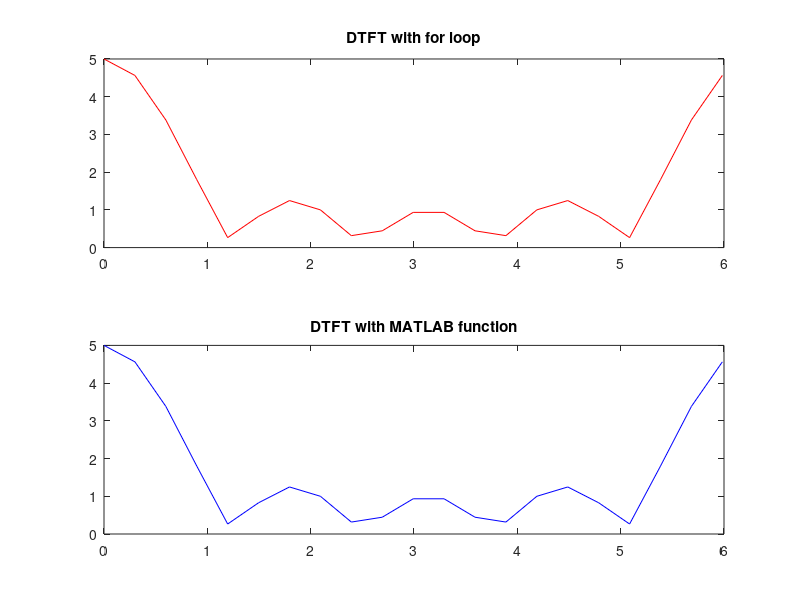

MATLAB code for this plot:
% Quang Anh Tran
% 40075748
% Question 2

n = -10:10;
x = zeros(1,21);
x(9:13) = 1;

w = 0:2 * pi()/21:2 * pi() - pi()/21;
array = 0:20;

for k = 1:21
	sum = 0;
	for m = 1:21
		sum = sum + x(m) * exp(-j * w(k) * (m))
	end 
	array(k) = sum;
end

magnitude = abs(array);
subplot(2,1,1);
plot(w, magnitude, 'red');
title('DTFT with for loop');

x_fft = fft(x);
w = 0:2 * pi()/21:2 * pi() - pi()/21;
magnitude_og = abs(x_fft);

subplot(2,1,2);
plot(w,magnitude_og, 'blue');
title('DTFT with MATLAB function');
